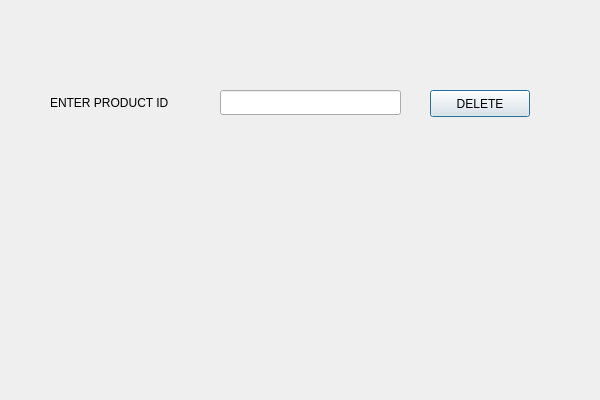
<?xml version="1.0" encoding="UTF-8"?>
<ui version="4.0">
 <class>prod_deleteClass</class>
 <widget class="QDialog" name="prod_deleteClass">
  <property name="geometry">
   <rect>
    <x>0</x>
    <y>0</y>
    <width>600</width>
    <height>400</height>
   </rect>
  </property>
  <property name="windowTitle">
   <string>STORE MANAGEMENT SYSTEM</string>
  </property>
  <property name="windowIcon">
   <iconset>
    <normaloff>icon.png</normaloff>icon.png</iconset>
  </property>
  <widget class="QPushButton" name="pushButton">
   <property name="geometry">
    <rect>
     <x>430</x>
     <y>90</y>
     <width>100</width>
     <height>27</height>
    </rect>
   </property>
   <property name="text">
    <string>DELETE</string>
   </property>
  </widget>
  <widget class="QLineEdit" name="lineEdit">
   <property name="geometry">
    <rect>
     <x>220</x>
     <y>90</y>
     <width>181</width>
     <height>25</height>
    </rect>
   </property>
   <property name="text">
    <string/>
   </property>
  </widget>
  <widget class="QLabel" name="label">
   <property name="geometry">
    <rect>
     <x>50</x>
     <y>90</y>
     <width>131</width>
     <height>25</height>
    </rect>
   </property>
   <property name="text">
    <string>ENTER PRODUCT ID</string>
   </property>
  </widget>
 </widget>
 <layoutdefault spacing="6" margin="11"/>
 <resources/>
 <connections/>
</ui>
